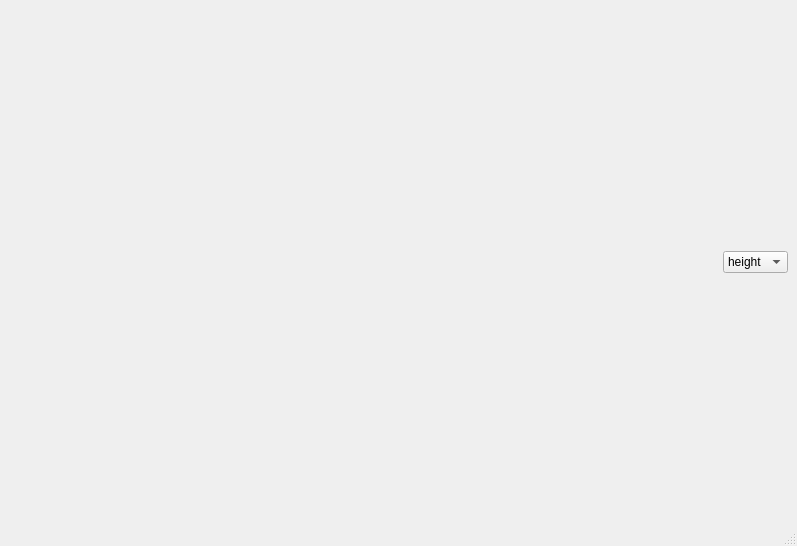
<?xml version="1.0" encoding="UTF-8"?>
<ui version="4.0">
 <class>MainWindow</class>
 <widget class="QMainWindow" name="MainWindow">
  <property name="geometry">
   <rect>
    <x>0</x>
    <y>0</y>
    <width>797</width>
    <height>546</height>
   </rect>
  </property>
  <property name="windowTitle">
   <string>Mapplot</string>
  </property>
  <property name="toolButtonStyle">
   <enum>Qt::ToolButtonIconOnly</enum>
  </property>
  <widget class="QWidget" name="centralwidget">
   <layout class="QGridLayout" name="gridLayout_2">
    <item row="0" column="0">
     <layout class="QHBoxLayout" name="horizontalLayout">
      <item>
       <layout class="QVBoxLayout" name="verticalLayout_2">
        <item>
         <widget class="gpsWidget" name="LocationGraph" native="true"/>
        </item>
       </layout>
      </item>
      <item>
       <layout class="QVBoxLayout" name="verticalLayout">
        <item>
         <layout class="QHBoxLayout" name="horizontalLayout_2">
          <item>
           <layout class="QVBoxLayout" name="verticalLayout_4"/>
          </item>
          <item>
           <layout class="QVBoxLayout" name="verticalLayout_5"/>
          </item>
         </layout>
        </item>
        <item>
         <widget class="QComboBox" name="comboBox">
          <item>
           <property name="text">
            <string>height</string>
           </property>
          </item>
         </widget>
        </item>
        <item>
         <layout class="QHBoxLayout" name="horizontalLayout_3"/>
        </item>
       </layout>
      </item>
     </layout>
    </item>
   </layout>
  </widget>
  <widget class="QMenuBar" name="menubar">
   <property name="geometry">
    <rect>
     <x>0</x>
     <y>0</y>
     <width>797</width>
     <height>22</height>
    </rect>
   </property>
  </widget>
  <widget class="QStatusBar" name="statusbar"/>
 </widget>
 <customwidgets>
  <customwidget>
   <class>gpsWidget</class>
   <extends>QWidget</extends>
   <header>mainGUI</header>
   <container>1</container>
  </customwidget>
 </customwidgets>
 <resources/>
 <connections/>
</ui>
